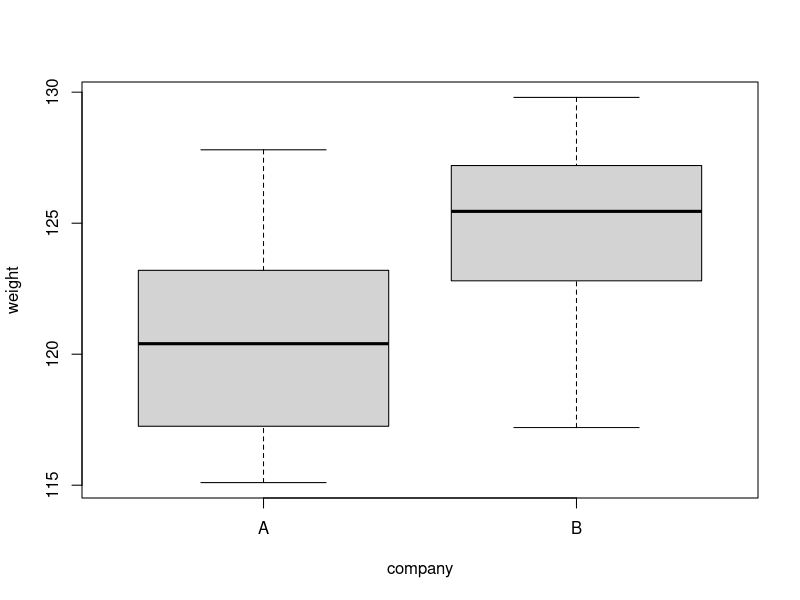
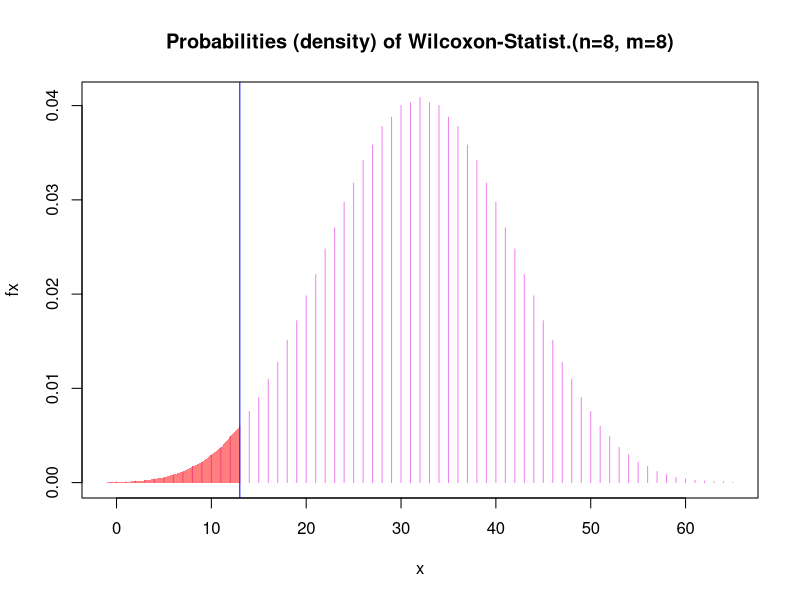
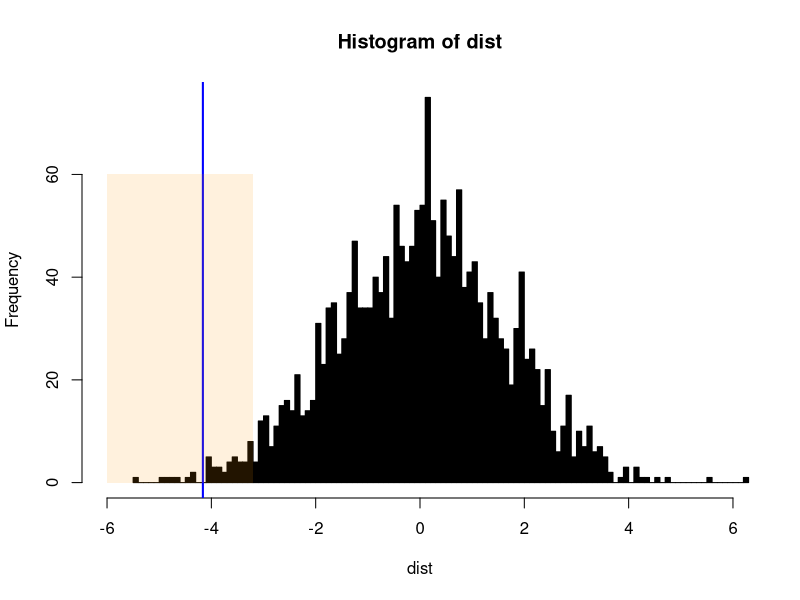

Write R code to recreate these figures, in order.
## ---- chunk 1
A <- c(117.1, 121.3, 127.8, 121.9, 117.4, 124.5, 119.5, 115.1)
B <- c(123.5, 125.3, 126.5, 127.9, 122.1, 125.6, 129.8, 117.2)
dat <- data.frame(weight = c(A,B), 
                  company = rep(c("A","B"), each=8))
dat$company <- factor(dat$company)
boxplot(weight ~ company, data = dat)
## ---- chunk 2
# Use help(wilcox.test) to determine the inputs for this function. You can use ~ to specify the relationship between weight and company.
wt = wilcox.test(weight ~ company, data = dat, exact = TRUE)
## ---- chunk 3
x <- -1: (8*8 + 1) 
# The p-value is calculated by determining the index for which the cumulative sum of fx exceeds 0.05. Therefore, we should be careful to index correctly on x as well.

fx <- dwilcox(x, length(A), length(B)) # dwilcox is a builtin R function that determines the Wilcoxon distribution given the sizes of the two samples

thresholdValue <- 0.025 # two-sided test since we want 0.025 as both ends

ix <- which(cumsum(fx) <= thresholdValue) # cumulative sum is summing probabilities up to the edge of the rejection region (e.g. thresholdValue) in order to determine the rejection region. However, the edge of the rejection region might not be exactly at a significance level of 0.05 as the value of alpha will likely fall between the discrete values of the W distribution.

tx <- x[length(ix)] # determines the maximum x-value for which the sum of probabilities is still under the threshold value

# Plot the distribution, rejection region, and observed test statistic
plot(x, fx, type = "h", col = "violet",
     main =  "Probabilities (density) of Wilcoxon-Statist.(n=8, m=8)") + abline(v=wt$statistic, col="blue")+ polygon(c(x[x <= tx], tx, tx), c(fx[x <= tx], 0, 0), col=rgb(1, 0, 0,0.5), border=NA) 
## ---- chunk 4
# Combine the data from group A and B 
pooled <- c(A,B)

# Try resampling the combined data from above. What are we trying to calculate here? Use help(sample) to get started.
mean(sample(pooled, length(A), FALSE))-mean(sample(pooled, length(B), FALSE))

## ---- chunk 5
# Divide the combined data into two groups and calculate their difference in means 2000 times  
# We need to run this entire block at once to get the plot to work nicely
nresamples <- 2000
dist <- replicate(nresamples, mean(sample(pooled, length(A), FALSE))-mean(sample(pooled, length(B), FALSE)))

# Plot the histogram
histogram = hist(dist, xlim = c(-6, 6), col = "black", breaks = 100)
thresholdValue <- 0.025
ix <- which(cumsum(histogram$counts)/nresamples <= thresholdValue)
tx <- histogram$breaks[length(ix)]

abline(v = mean(A)-mean(B), col = "blue", lwd = 2)
polygon(x=c(-6,-6,tx,tx), y=c(0,60,60,0), col="#FF990022", border=F)
